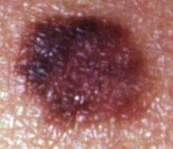
#> input picture 39.jpg, 173 x 149 px
$ python -i functions.py   (imports and definitions only)
#> lines starting #> are read from the running program, lines starting #| are printed output that depends on the picture; after the words box and inside, x2 and y2 are one past the last pixel; in counts of white or black regions, pixels touching at a corner belong together
import cv2
import numpy as np
from matplotlib import pyplot as plt
from mpl_toolkits.mplot3d import Axes3D
from matplotlib import cm
from skimage.draw import line as skimage_line
import math


# Shows single image, prepared to use with %matplotlib notebook
# @img - source image
# @title - title of image
# @cmap - colormap setting, gray as default
# [31 lines left out: functions simg, showimage, create_blur_image, not called in this run]


# Calculates expected value of given distribution
# @dist - source distribution
#
# @return EX - expected value
def ex(dist):
    integral = np.sum(dist)
    EX = 0
    for x, p in enumerate(dist):
        EX += x*(p[0]/integral)
    return EX


# Removes uneven ilumination of image
# @img - source image
# @blur_iterations - iterations of GaussianBlur algorithm used on single image
# @kernel_size - size of kernel used in GaussianBlur filter
# @sigma - sigma parameter for GaussianBlur filter
# @img_weight - weight of image array used in blending
# @blur_weight - weight of blur image array used in blending
#
# @return img_gray_filtered - filtered image in grayscale
def remove_uneven_ilumination(img, blur_iterations=1, kernel_size=121, sigma=100, img_weight=0.5, blur_weight=0.5):
    if img.ndim == 3:
        # convert to grayscale
        img = cv2.cvtColor(img, cv2.COLOR_BGR2GRAY)

    # prepare blur filter
    blur = img
    for i in range(0, blur_iterations):
        blur = cv2.GaussianBlur(blur, (kernel_size, kernel_size), sigma)

    # removing uneven ilumination
    img_gray_filtered = cv2.addWeighted(img, img_weight, -blur, blur_weight, 0)

    return img_gray_filtered


# Preparing image to lesion detection using Otsu thresholding
# @img - source image
# @kernel_size - size of kernel used in GaussianBlur filter
# @sigma - sigma parameter for GaussianBlur filter
# @blur_iterations - iterations of GaussianBlur algorithm used on single image
# @img_weight - weight of image array used in blending
# @blur_weight - weight of blur image array used in blending
# @median_filter - enable using median filter on output image
# @blur_img - custom blur image for blending
#
# @reutrn img_mediane - returns thresholded image with effect of median filter if @median_filter is True
# @return img_thresholded - returns thresholded image
# [106 lines left out: functions prepare_image_otsu, prepare_image_otsu_slicing, not called in this run]


# Preparing image to lesion detection using peak of image distribution as point of slicing distribution.
# @img - source image
# @kernel_size - size of kernel used in GaussianBlur filter
# @sigma - sigma parameter for GaussianBlur filter
# @blur_iterations - iterations of GaussianBlur algorithm used on single image
# @img_weight - weight of image array used in blending
# @blur_weight - weight of blur image array used in blending
# @median_filter - enable using median filter on output image
# @blur_img - custom blur image for blending
# @optimise_resolution - if True, sets image resolution to 128x128, False as default
# @testing - if True, showing additional plots of distribution, False as default
#
# @reutrn img_mediane - returns thresholded image with effect of median filter if @median_filter is True
# @return img_thresholded - returns thresholded image
def prepare_image_peak_slicing(img, kernel_size=121, sigma=100, blur_iterations=1, img_weight=0.5, blur_weight=0.5,
                  median_filter=False, blur_img=[], optimise_resolution=False, testing=False):


    if optimise_resolution:
        img = cv2.resize(img, (128, 128), interpolation=cv2.INTER_LANCZOS4)

    if img.ndim == 3:# convert to grayscale
        img = cv2.cvtColor(img, cv2.COLOR_BGR2GRAY)

    # prepare blur filter
    if blur_img != []:
        blur = blur_img
    else:
        blur = img
        for i in range(0, blur_iterations):
            blur = cv2.GaussianBlur(blur, (kernel_size, kernel_size), sigma)


    img_gray_filtered = cv2.addWeighted(img, img_weight, -blur, blur_weight, 0)

    # avarage thresholding
    fpb = cv2.calcHist([img_gray_filtered], channels=[0], mask=None, histSize=[256], ranges=[0, 255])
    ub_ind = int(np.argmax(fpb))
    fpb_right_lobe = fpb[ub_ind:2*ub_ind]
    fpb_right_lobe_ext = np.zeros((ub_ind, 1))
    fpb_right_lobe_ext[:fpb_right_lobe.shape[0], :fpb_right_lobe.shape[1]] = fpb_right_lobe
    fpb_right_lobe_rev = np.flip(fpb_right_lobe_ext)
    fb_prime = np.concatenate((fpb_right_lobe_rev, fpb[ub_ind:]),0)
    fp_prime = fpb - fb_prime
    fp_prime = np.abs(fp_prime)
    fp_prime = [[x if x>=0 else 0 for x in row] for row in fp_prime]

    ex_fp = ex(fp_prime)
    ex_fb = ex(fb_prime)

    T = int((ex_fp + ex_fb)/2)

    ret, img_thresholded = cv2.threshold(img_gray_filtered, T, 255, cv2.THRESH_BINARY)

    if testing:
        plt.plot(fpb)
        plt.xlabel("Wartośc piksela")
        plt.ylabel("Ilość pikseli")
        plt.title("Oryginalny histogram")
        plt.grid()
        plt.show()

        plt.plot(fpb_right_lobe)
        plt.xlabel("Wartośc piksela")
        plt.ylabel("Ilość pikseli")
        plt.title("Prawy płat oryginalnego histogramu")
        plt.grid()
        plt.show()

        plt.plot(fpb_right_lobe_ext)
        plt.xlabel("Wartośc piksela")
        plt.ylabel("Ilość pikseli")
        plt.title("Rozszerzony prawy płat oryginalnego histogramu")
        plt.grid()
        plt.show()

        plt.plot(fpb_right_lobe_rev)
        plt.xlabel("Wartośc piksela")
        plt.ylabel("Ilość pikseli")
        plt.title("Odwrócony prawy płat histogramu")
        plt.grid()
        plt.show()

        plt.plot(fb_prime)
        plt.xlabel("Wartośc piksela")
        plt.ylabel("Ilość pikseli")
        plt.title("Uzyskany histogram tła")
        plt.grid()
        plt.show()

        plt.plot(fp_prime)
        plt.xlabel("Wartośc piksela")
        plt.ylabel("Ilość pikseli")
        plt.title("Uzyskany histogram zniekształcenia dermatologicznego")
        plt.grid()
        plt.show()

        print("T = {}".format(T))


    # Using median filter (optional)
    if median_filter:
        img_median = cv2.medianBlur(img_thresholded, 5)
        return img_median

    return img_thresholded


# Preparing image to lesion detection using mean value of background calculated with Otsu algorithm as point of
# background corrected distribution slicing, drawing 3d plot in addition
# @img - source image
# @kernel_size - size of kernel used in GaussianBlur filter
# @sigma - sigma parameter for GaussianBlur filter
# @blur_iterations - iterations of GaussianBlur algorithm used on single image
# @img_weight - weight of image array used in blending
# @blur_weight - weight of blur image array used in blending
# @median_filter - enable using median filter on output image
# @blur_img - custom blur image for blending
#
# @reutrn img_mediane - returns thresholded image with effect of median filter if @median_filter is True
# @return img_thresholded - returns thresholded image
# [99 lines left out: function prepare_image2_otsu_slicing_3dplot, not called in this run]


# Finds contour of pigmented area on thresholded image.
# @img - source thresholded image
# @return max_length_cnt - list of points representing finded contour
def find_pigmented_contour(img):
    img_blur = cv2.GaussianBlur(img, (7, 7), sigmaX=1)
    img_canny = cv2.Canny(img_blur, 100, 200)
    img_dilation = cv2.dilate(img_canny, np.ones((3, 3), np.uint8), iterations=1)

    contours, hierarchy = cv2.findContours(img_dilation, cv2.RETR_TREE, cv2.CHAIN_APPROX_SIMPLE)

    max_length = 0
    max_length_cnt = None

    for cnt in contours:
        if cv2.arcLength(cnt,True) > max_length:
            max_length = cv2.arcLength(cnt, True)
            max_length_cnt = cnt


    for cnt in contours:
        if cv2.arcLength(cnt, True) > max_length:
            max_length = cv2.arcLength(cnt, True)
            max_length_cnt = cnt

    return max_length_cnt

# Drawing connected points on image.
# @dest - image to drawn
# @cnt - list of points to connect
# @color - tuple representing color in BGR format
# @thickness - thickness of the drawn line
def connect_points(dest, cnt, color, thickness):
    for i in range(1, cnt.shape[0]):
        cv2.line(dest, (cnt[i][0][0], cnt[i][0][1]), (cnt[i-1][0][0], cnt[i-1][0][1]), color, thickness)

# Creates grayscale image with connected points
# @img - source image
# @cnt - contour to drawn
#
# @return converted - new image with contour
def shape_matrix(img, cnt):

    if img.ndim == 3:
        img = cv2.cvtColor(img, cv2.COLOR_BGR2GRAY)

    temp_img = np.full_like(img, 255)
    connect_points(temp_img, cnt, (0, 0, 0), 1)
#     converted = cv2.cvtColor(temp_img, cv2.COLOR_BGR2GRAY)
    return temp_img


# Finds bounding box of contour.
# @cnt - source contour
#
# @return x, y, w, h - x,y - point of right upper corner; w,h - width and height
def find_bounding_box(cnt):
    return cv2.boundingRect(cnt)


# Finds convex hull of contour.
# @cnt - source contour
#
# @return ... - x,y - points representing convex hull of contour
def find_convex_hull(cnt):
    return cv2.convexHull(cnt)

# Finds normal axe of given axe in between contour points.
# @cnt - source contour
# @pt1 - start point of given axe
# @pt2 - end point of given axe
# @tolerance - tolerance of acceptable mismatch between new axe and contour points.
#
# @return pt1_res, pt2_res - start point and end point of new finded axe
# [67 lines left out: functions find_normal_axe, find_axes, not called in this run]


# Extends contour with additional points between points of given contours (like they are connected with lines).
# @cnt - source contour
#
# @return ... - new extended contour
def repair_contour(cnt):
    new_contour = []
    mod = cnt.shape[0]
    for i in range(1, cnt.shape[0]+1):
        ind = i%mod
        line_x, line_y = skimage_line(cnt[ind][0][0], cnt[ind][0][1], cnt[ind-1][0][0], cnt[ind-1][0][1])
        for x, y in zip(line_x, line_y):
            new_contour.append([[x, y]])

    return np.array(new_contour)


# Calculate A_p - area of pigmented contour
# @cnt - source contour
#
# @return ... - area of pigmented contour
def calc_A_p(cnt):
    return int(cv2.contourArea(cnt))


# Calculate A_c - area of convex hull.
# @hull - source convex hull
#
# @return ... - area of convex hull
def calc_A_c(hull):
    repaired_hull = repair_contour(hull)
    return int(cv2.contourArea(repaired_hull))


# Calculate A_b - area of bounding box.
# @cnt - source contour
#
# @return ... - area of bounding box
def calc_A_b(cnt):
    x, y, w, h = cv2.boundingRect(cnt)
    return int(w*h)

# Calculate distance between two given points.
# @pt1 - first point
# @pt2 - second point
#
# @return ... - distance between point pt1 and pt2
def calc_length(pt1, pt2):
    return int(math.sqrt((pt2[0] - pt1[0])**2 + (pt2[1] - pt1[1])**2))


# Calculate p_p - perimeter of contour.
# @cnt - source contour
#
# @return ... - perimeter of contour
def calc_p_p(cnt):
    return int(cv2.arcLength(cnt, False))


# Calculate a_b and b_b parameters of contour.
# @cnt - source contour
#
# @return a_b, b_b - sizes of bounding rectangle
def calc_a_b_b_b(cnt):
    x, y, a_b, b_b = cv2.boundingRect(cnt)
    return a_b, b_b


# Calculate entropy of given image (prepared image)
# @prepared_image - source image (prepared with preparing function)
#
# @return entropy - computed entropy of image
# [70 lines left out: functions entropy, assymetry_quantification, not called in this run]


# Computes colour parameters of image
# @img - source image
#
# @return u, o2 - computed parameters
def border_quantification(img):

    if img.ndim == 3:
        img = cv2.cvtColor(img, cv2.COLOR_BGR2GRAY)

    img = remove_uneven_ilumination(img)

    img_gray_sobel_edgesx = cv2.Sobel(img, -1, dx=1, dy=0, scale=1, delta=0,
                                  borderType=cv2.BORDER_DEFAULT)
    img_gray_sobel_edgesy = cv2.Sobel(img, -1, dx=0, dy=1, scale=1, delta=0,
                                  borderType=cv2.BORDER_DEFAULT)
    img_gray_sobel_edges = img_gray_sobel_edgesx + img_gray_sobel_edgesy

    img_thres = prepare_image_peak_slicing(img, median_filter=True)

    contour = find_pigmented_contour(img_thres)
    contour_repaired = repair_contour(contour)
    contour_repaired_img = shape_matrix(img, contour_repaired)
    contour_repaired_img_dilate = cv2.bitwise_not(contour_repaired_img)
    contour_repaired_img_dilate = cv2.dilate(contour_repaired_img_dilate, np.ones((3, 3), np.uint8), iterations=1)


    # Calculate u
    u_sum = 0
    N = 0 # to count in loop
    for x in range(0, contour_repaired_img_dilate.shape[0]):
        for y in range(0, contour_repaired_img_dilate.shape[1]):
            if contour_repaired_img_dilate[x][y] != 0:
                N+=1
                u_sum += abs(img[x][y]*img_gray_sobel_edges[x][y])

    u = u_sum/N

    # Calculate o
    o2_sum = 0
    for x in range(0, contour_repaired_img_dilate.shape[0]):
        for y in range(0, contour_repaired_img_dilate.shape[1]):
            if contour_repaired_img_dilate[x][y] != 0:
                o2_sum += (abs(img[x][y]*img_gray_sobel_edges[x][y]) - u)**2

    o2 = o2_sum/N

    features = {
        'u' : u,
        'o2' : o2,
    }

    return features


# Creates contour mask using "flood fill" algorithm
# @img - source image
# @cnt - contour to fill
#
# @return img_shape - created mask as image
# [7 lines left out: function create_contour_mask, not called in this run]


# Computes Euclidian distance between two points in three-dimentional space
# @pt1 - first point
# @pt2 - second point
#
# @return .. - computed distance
def bgr_euclidian_distance(pt1, pt2):
    return int(math.sqrt((pt1[0] - pt2[0])**2 + (pt1[1] - pt2[1])**2 + (pt1[2] - pt2[2])**2))


# Computes colour parameters of image
# @img - source image
#
# @return color_counter, B_params, G_params, R_params - computed parameters
# [244 lines left out: functions colour_quantification, GLCM_LR, GLCM_TB, GLCM_TL_BR, GLCM_TR_BL, calc_H and 3 more, not called in this run]


>>> import cv2
>>> picture = cv2.imread('39.jpg')
#> picture is the input picture: shape (149, 173, 3); mean B, G, R 98.2, 100.1, 151.3
>>> result = border_quantification(picture)
#> in border_quantification, `img = cv2.cvtColor(img, cv2.COLOR_BGR2GRAY)`:
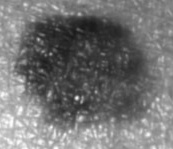
#> img: shape (149, 173); min 23, max 254, mean 115.2
#> in border_quantification, `img_gray_sobel_edges = img_gray_sobel_edgesx + img_gray_sobel_edgesy`:
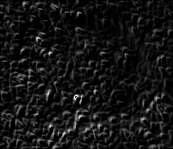
#> img_gray_sobel_edges: shape (149, 173); min 0, max 254, mean 20.3
#> the loop in prepare_image_peak_slicing, `for i in range(0, blur_iterations):` made 1 pass
#> pass 1, in prepare_image_peak_slicing, `blur = cv2.GaussianBlur(blur, (kernel_size, kernel_size), sigma)`:
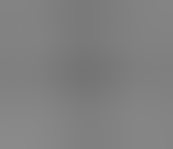
#> blur: shape (149, 173); min 116, max 138, mean 128
#> in prepare_image_peak_slicing, `fpb = cv2.calcHist([img_gray_filtered], channels=[0], mask=None, histS..`: fpb = 256 values, max 1877 at index 130, min 0 at index 0, mean 100.7
#> in prepare_image_peak_slicing, `ub_ind = int(np.argmax(fpb))`: ub_ind = 130
#> in prepare_image_peak_slicing, `fpb_right_lobe = fpb[ub_ind:2*ub_ind]`: fpb_right_lobe = 126 values, max 1877 at index 0, min 0 at index 29, mean 97.07
#> in prepare_image_peak_slicing, `fb_prime = np.concatenate((fpb_right_lobe_rev, fpb[ub_ind:]),0)`: fb_prime = 256 values, max 1877 at index 129, min 0 at index 0, mean 95.55
#> in prepare_image_peak_slicing, `fp_prime = fpb - fb_prime`: fp_prime = 256 values, max 1064 at index 120, min -1408 at index 127, mean 5.14
#> in prepare_image_peak_slicing, `fp_prime = np.abs(fp_prime)`: fp_prime = 256 values, max 1408 at index 127, min 0 at index 0, mean 48.03
#> in prepare_image_peak_slicing, `fp_prime = [[x if x>=0 else 0 for x in row] for row in fp_prime]`: fp_prime = 256 items, first 6: [0], [0], [0], [0], [0], [0]
#> in ex, `integral = np.sum(dist)`: integral = 12295
#> after the loop in ex, `for x, p in enumerate(dist):`: EX = 122.7
#> in prepare_image_peak_slicing, `ex_fb = ex(fb_prime)`: ex_fb = 129.5
#> in prepare_image_peak_slicing, `T = int((ex_fp + ex_fb)/2)`: T = 126
#> in prepare_image_peak_slicing, `ret, img_thresholded = cv2.threshold(img_gray_filtered, T, 255, cv2.TH..`:
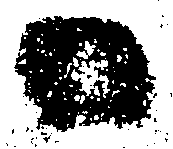
#> img_thresholded: shape (149, 173); 57% white; 41 black regions (39 under 20 px), largest, box (x1, y1, x2, y2) and area: (14, 16, 156, 132) 10921, (43, 135, 51, 143) 23
#> in prepare_image_peak_slicing, `img_median = cv2.medianBlur(img_thresholded, 5)`: img_median: shape (149, 173); 55.9% white; 4 black regions (3 under 20 px), largest, box (x1, y1, x2, y2) and area: (15, 16, 155, 132) 11358
#> in find_pigmented_contour, `img_canny = cv2.Canny(img_blur, 100, 200)`: img_canny: shape (149, 173); 4% white in thin lines or dots, all inside (x1, y1, x2, y2) = (15, 16, 155, 142)
#> in find_pigmented_contour, `img_dilation = cv2.dilate(img_canny, np.ones((3, 3), np.uint8), iterat..`:
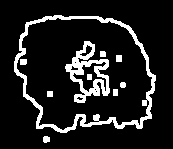
#> img_dilation: shape (149, 173); 12.5% white; 10 white regions
#> in find_pigmented_contour, `contours, hierarchy = cv2.findContours(img_dilation, cv2.RETR_TREE, cv..`: contours = 19 contours, 5 with area under 20; largest, box (x1, y1, x2, y2) and area: (14, 15, 156, 133) 13065, (16, 17, 153, 131) 11688, (65, 41, 110, 103) 1392, (72, 61, 107, 93) 447, (79, 44, 93, 57) 70
#> the loop in find_pigmented_contour, `for cnt in contours:` made 19 passes
#> max_length on passes 1 to 3: 21.66, 525.6, 551.5
#> cnt on passes 4, 5, 8, 12, 13, 14: [[47, 91], [47, 96], [52, 96], [52, 91]], [[113, 89], [113, 95], [117, 95], [117, 89]], [[116, 55], [116, 61], [121, 61], [121, 55]], [[95, 91], [96, 90], [97, 91], [96, 92]], [[94, 89], [95, 88], [96, 89], [95, 90]], [[97, 69], [98, 68], [99, 69], [98, 70]]
#> after the loop in find_pigmented_contour, `for cnt in contours:`: max_length = 551.5; max_length_cnt = contour of 222 points, box (x1, y1, x2, y2) (16, 17, 153, 131), area 11688
#> the loop in find_pigmented_contour, `for cnt in contours:` made 19 passes
#> after the loop in find_pigmented_contour, `for cnt in contours:`: max_length = 551.5
#> in border_quantification, `contour = find_pigmented_contour(img_thres)`: contour has the same summary as max_length_cnt in find_pigmented_contour
#> the loop in repair_contour, `for i in range(1, cnt.shape[0]+1):` made 222 passes
#> (line_x, line_y) on passes 1 to 3: ([58, 57], [17, 17]), ([59, 58], [18, 17]), ([60, 59], [18, 18])
#> after the loop in repair_contour, `for i in range(1, cnt.shape[0]+1):`: new_contour = 711 items
#> in border_quantification, `contour_repaired = repair_contour(contour)`: contour_repaired = 711 rows, first 8: [58, 17], [57, 17], [59, 18], [58, 17], [60, 18], [59, 18], [61, 19], [60, 18]
#> after the loop in connect_points, `for i in range(1, cnt.shape[0]):`:
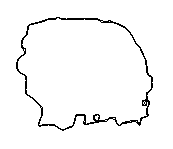
#> dest: shape (149, 173); 96.7% white; black in thin lines or dots, all inside (x1, y1, x2, y2) = (16, 17, 153, 131)
#> in border_quantification, `contour_repaired_img_dilate = cv2.dilate(contour_repaired_img_dilate, ..`:
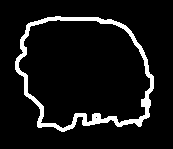
#> contour_repaired_img_dilate: shape (149, 173); 7.9% white; 1 white region, box (x1, y1, x2, y2) and area: (15, 16, 154, 132) 2035
#> after the loop in border_quantification, `for x in range(0, contour_repaired_img_dilate.shape[0]):`: N = 2035; u_sum = 190318
#> in border_quantification, `u = u_sum/N`: u = 93.52
#> after the loop in border_quantification, `for x in range(0, contour_repaired_img_dilate.shape[0]):`: o2_sum = 14118205.7
#> in border_quantification, `o2 = o2_sum/N`: o2 = 6937.7
#> in border_quantification, `features = { 'u' : u, 'o2' : o2, }`: features = {'u': 93.52, 'o2': 6937.7}
#> result = {'u': 93.52, 'o2': 6937.7}
